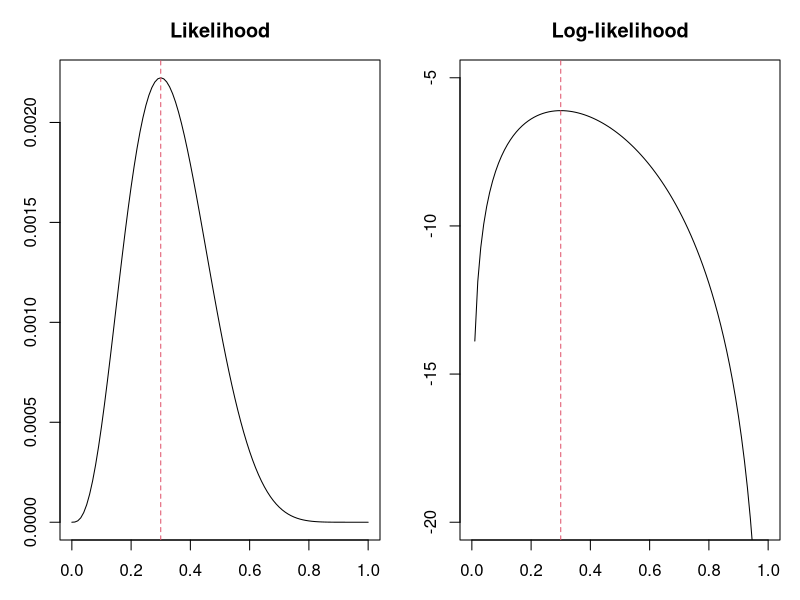
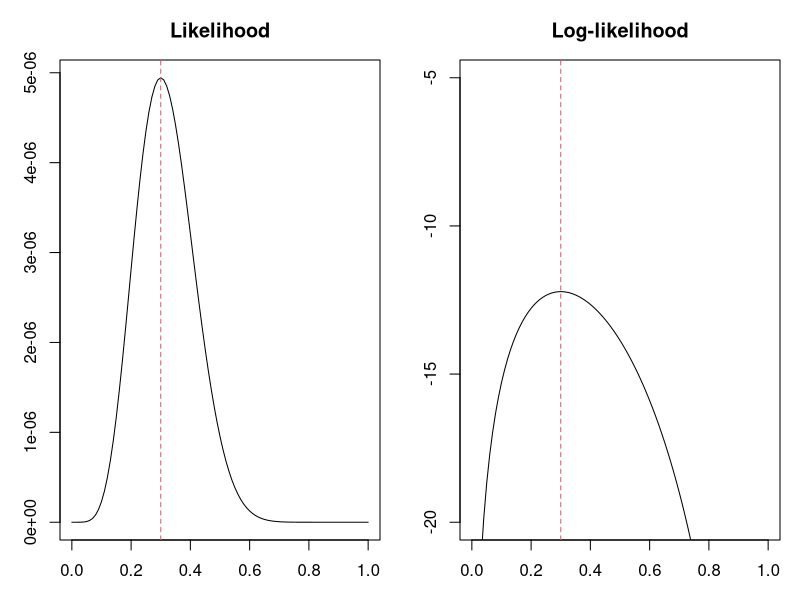
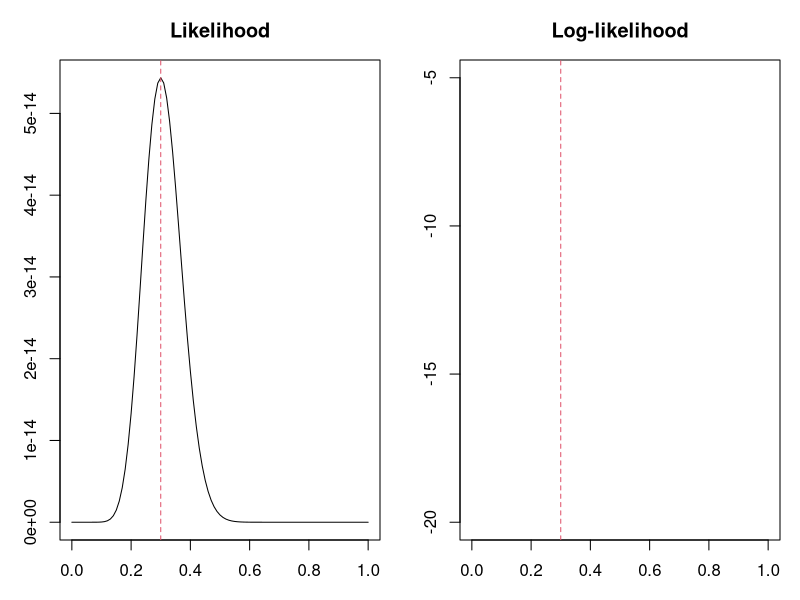
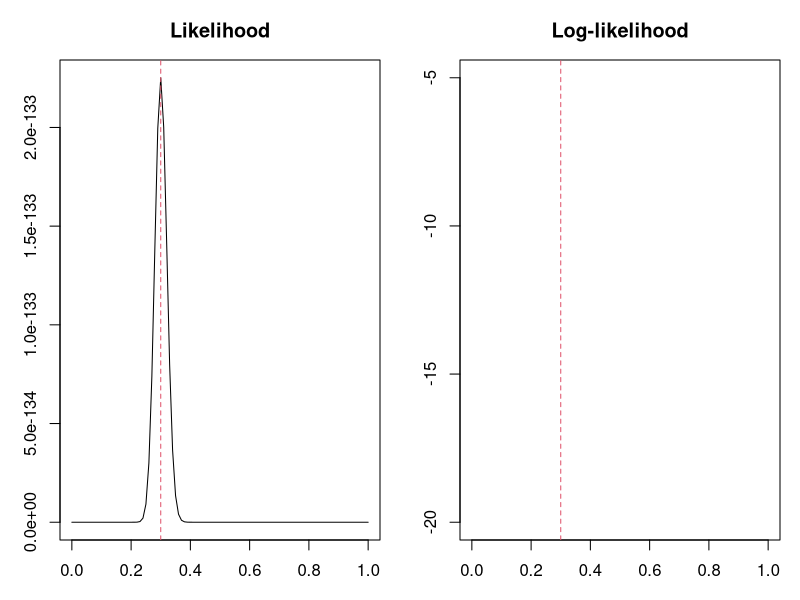
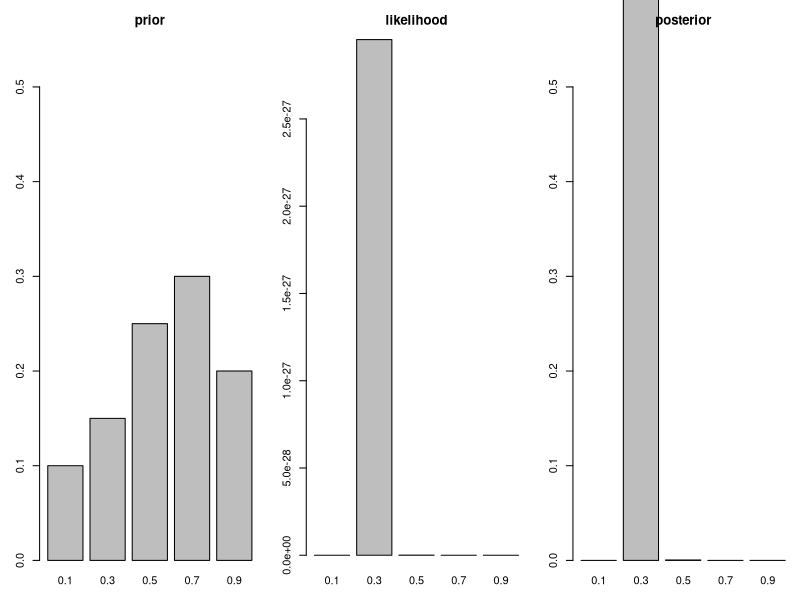
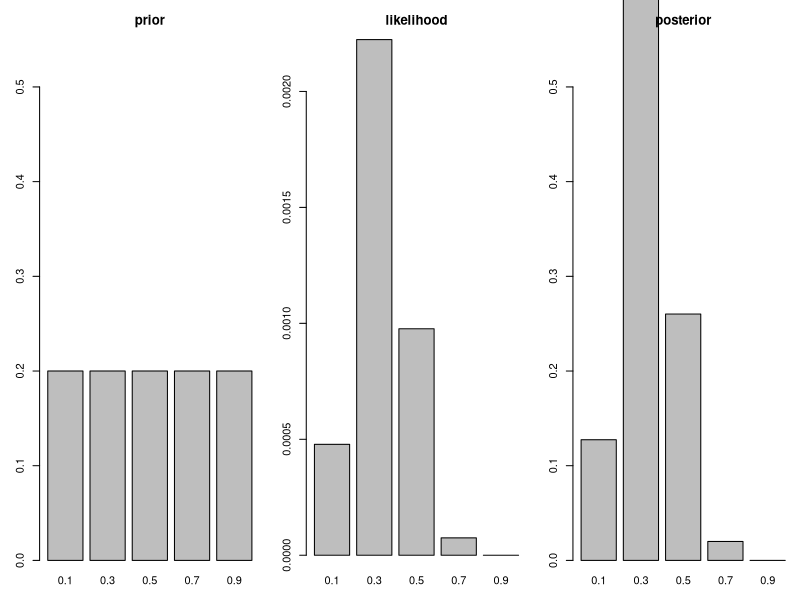
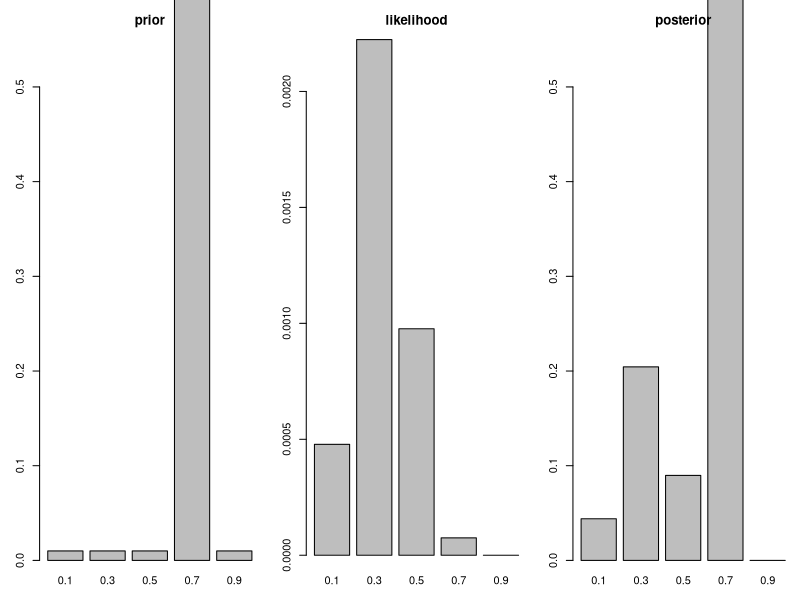

R code for these plots, in order:
## ---- chunk 1
lik <- function(parm, y, n){parm^y * (1 - parm)^(n - y)}
loglik <- function(parm, y, n){y * log(parm) + (n - y) * log(1 - parm)}
par(mfrow=c(1, 2), mar = c(3,3,3,1))
n <- 10; y <- 3
curve(lik(x, y, n), main = "Likelihood")
abline(v = y/n, lty = 2, col = 2)
curve(loglik(x, y, n), main = "Log-likelihood", ylim = c(-20, -5))
abline(v = y/n, lty = 2, col = 2)
## ---- chunk 2
lik <- function(parm, y, n){parm^y * (1 - parm)^(n - y)}
loglik <- function(parm, y, n){y * log(parm) + (n - y) * log(1 - parm)}
par(mfrow=c(1, 2), mar = c(3,3,3,1))
n <- c(20,50,500); y <- c(6,15,150)
for(i in 1:3){
  curve(lik(x, y[i], n[i]), main = "Likelihood")
  abline(v = y[i]/n[i], lty = 2, col = 2)
  curve(loglik(x, y[i], n[i]), main = "Log-likelihood", ylim = c(-20, -5))
  abline(v = y[i]/n[i], lty = 2, col = 2)
}

## ---- chunk 3
theta <- c(.1, .3, .5, .7, .9)
prior <- c(0.10, 0.15, 0.25, 0.30, 0.20)
n <- 100; y <- 30
likval <- lik(theta, y, n)
posterior <- likval * prior
posterior <- posterior / sum( posterior )
round(100*posterior, 3)
par(mfrow=c(1,3), mar = c(3, 3, 3, 0.5))
barplot(prior, main="prior", names.arg=theta, ylim = c(0, .55))
barplot(likval, main="likelihood", names.arg=theta)
barplot(posterior, main="posterior", names.arg=theta, ylim = c(0, .55))
sum(theta * prior)
sum(theta * posterior)
sum(theta^2 * prior) - sum(theta * prior)^2
sum(theta^2 * posterior) - sum(theta * posterior)^2
## ---- chunk 4
theta <- c(.1, .3, .5, .7, .9)
prior <- c(0.20, 0.20, 0.20, 0.20, 0.20)
n <- 10; y <- 3
likval <- lik(theta, y, n)
posterior <- likval * prior
posterior <- posterior / sum( posterior )
round(100*posterior, 3)
par(mfrow=c(1,3), mar = c(3, 3, 3, 0.5))
barplot(prior, main="prior", names.arg=theta, ylim = c(0, .55))
barplot(likval, main="likelihood", names.arg=theta)
barplot(posterior, main="posterior", names.arg=theta, ylim = c(0, .55))
sum(theta * prior)
sum(theta * posterior)
sum(theta^2 * prior) - sum(theta * prior)^2
sum(theta^2 * posterior) - sum(theta * posterior)^2
## ---- chunk 5
theta <- c(.1, .3, .5, .7, .9)
prior <- c(0.01, 0.01, 0.01, 0.96, 0.01)
n <- 10; y <- 3
likval <- lik(theta, y, n)
posterior <- likval * prior
posterior <- posterior / sum( posterior )
round(100*posterior, 3)
par(mfrow=c(1,3), mar = c(3, 3, 3, 0.5))
barplot(prior, main="prior", names.arg=theta, ylim = c(0, .55))
barplot(likval, main="likelihood", names.arg=theta)
barplot(posterior, main="posterior", names.arg=theta, ylim = c(0, .55))
sum(theta * prior)
sum(theta * posterior)
sum(theta^2 * prior) - sum(theta * prior)^2
sum(theta^2 * posterior) - sum(theta * posterior)^2
